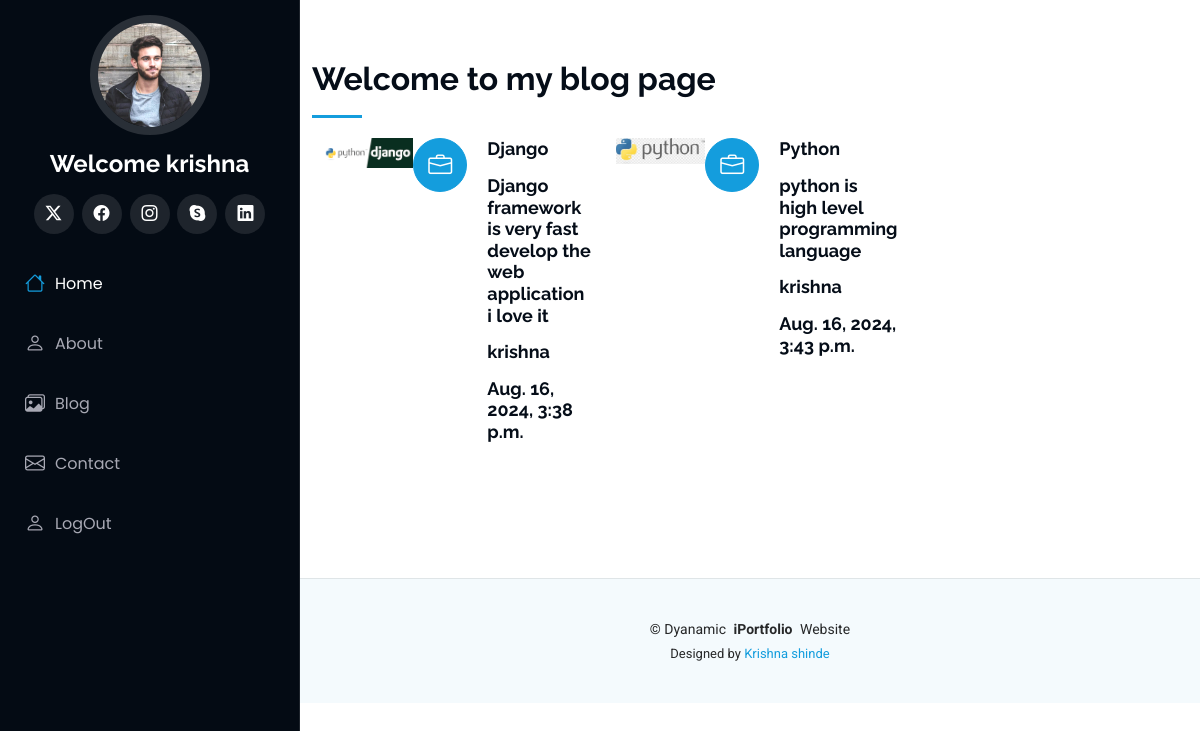
The app's page /blog (signed in) with its own data.
### portfolio/models.py (models this page shows, shortened)
class blogs(models.Model):
    title = models.CharField(max_length=60)
    description = models.TextField()
    authname = models.CharField(max_length=15)
    img = models.ImageField(upload_to='blog',blank=True,null=True)
    timestamp = models.DateTimeField(auto_now_add=True,blank=True)

### portfolio/views.py (the view)
# urls.py: path('blog',views.handleblog, name='handleblog'),
def handleblog(request):
    posts = blogs.objects.all()
    context = {'posts':posts}
    return render(request,'handleblog.html',context)

### templates/handleblog.html (shortened to what this page needs)
{% extends "base.html" %}
{% block body %}
<section id="services" class="services section">
    <div class="container section-title" data-aos="fade-up">
      <h2>Welcome to my blog page</h2>
    <div class="container">
      <div class="row gy-4">
    {% for post in posts  %}
        <div class="col-lg-4 col-md-6 service-item d-flex" data-aos="fade-up" data-aos-delay="100">
          <div class="col-lg-4">
            <img src="{{post.img.url}}" class="img-fluid" alt="no-image">
          </div>
          <div class="icon flex-shrink-0"><i class="bi bi-briefcase"></i></div>
          <div>
            <h4 class="title"><a href="">{{post.title}}</a></h4>
            <h4 class="title"><a href="">{{post.description}}</a></h4>
            <h4 class="title"><a href="">{{post.authname}}</a></h4>
            <h4 class="title"><a href="">{{post.timestamp}}</a></h4>
          </div>
        </div>
  {% endfor %}
    </div>
</div>
  </section>
{% endblock body %}

### templates/base.html (shortened to what this page needs)
{% load static %}
<!DOCTYPE html>
<html lang="en">
<head>
  <link href="{% static 'assets/vendor/bootstrap/css/bootstrap.min.css' %}" rel="stylesheet">
  <link href="{% static 'assets/vendor/bootstrap-icons/bootstrap-icons.css' %}" rel="stylesheet">
  <link href="{% static 'assets/vendor/aos/aos.css' %}" rel="stylesheet">
  <link href="{% static 'assets/vendor/glightbox/css/glightbox.min.css' %}" rel="stylesheet">
  <link href="{% static 'assets/vendor/swiper/swiper-bundle.min.css' %}" rel="stylesheet">
  <link href="{% static 'assets/css/main.css' %}" rel="stylesheet">
</head>
<body class="index-page">
  <header id="header" class="header dark-background d-flex flex-column">
    <div class="profile-img">
      <img src="{% static 'assets/img/my-profile-img.jpg' %}" alt="" class="img-fluid rounded-circle">
    </div>
    <a href="index.html" class="logo d-flex align-items-center justify-content-center">
      <h1 class="sitename">Welcome {{user.username}}</h1>
    </a>
    <div class="social-links text-center">
      <a href="#" class="twitter"><i class="bi bi-twitter-x"></i></a>
      <a href="#" class="facebook"><i class="bi bi-facebook"></i></a>
      <a href="#" class="instagram"><i class="bi bi-instagram"></i></a>
      <a href="#" class="google-plus"><i class="bi bi-skype"></i></a>
      <a href="#" class="linkedin"><i class="bi bi-linkedin"></i></a>
    </div>
    <nav id="navmenu" class="navmenu">
      <ul>
        <li><a href="/" class="active"><i class="bi bi-house navicon"></i>Home</a></li>
        <li><a href="/about"><i class="bi bi-person navicon"></i> About</a></li>
        <li><a href="/blog"><i class="bi bi-images navicon"></i>Blog</a></li>
        <li><a href="/contact"><i class="bi bi-envelope navicon"></i> Contact</a></li>
        {% if not request.user.is_authenticated  %}
              <li><a href="/auth/signup/"><i class="bi bi-person navicon"></i> SignUp</a></li>
              <li><a href="/auth/login/"><i class="bi bi-person navicon"></i> Login</a></li>
        {% else %}
            <li><a href="/auth/logout/"><i class="bi bi-person navicon"></i> LogOut</a></li>
        {% endif %}
      </ul>
    </nav>
  </header>
<main id="main">
    {% block body %}
    {% endblock body %}
</main>
  <footer id="footer" class="footer position-relative light-background">
    <div class="container">
      <div class="copyright text-center ">
        <p>© <span>Dyanamic</span> <strong class="px-1 sitename">iPortfolio</strong> <span>Website</span></p>
      </div>
      <div class="credits">
        Designed by <a href="">Krishna shinde</a>
      </div>
    </div>
  </footer>
</body>
</html>

### static/assets/css/main.css (style rules this page uses)
:root { --default-font: "Roboto", system-ui, -apple-system, "Segoe UI", Roboto, "Helvetica Neue", Arial, "Noto Sans", "Liberation Sans", sans-serif, "Apple Color Emoji", "Segoe UI Emoji", "Segoe UI Symbol", "Noto Color Emoji"; --heading-font: "Raleway", sans-serif; --nav-font: "Poppins", sans-serif; }
:root { --background-color: #ffffff; --default-color: #272829; --heading-color: #050d18; --accent-color: #149ddd; --surface-color: #ffffff; --contrast-color: #ffffff; }
:root { --nav-color: #a8a9b4; --nav-hover-color: #ffffff; --nav-mobile-background-color: #040b14; --nav-dropdown-background-color: #040b14; --nav-dropdown-color: #a8a9b4; --nav-dropdown-hover-color: #ffffff; }
.light-background { --background-color: #f4fafd; --surface-color: #ffffff; }
.dark-background { --background-color: #040b14; --default-color: #ffffff; --heading-color: #ffffff; --surface-color: #151f2b; --contrast-color: #ffffff; }
:root { scroll-behavior: smooth; }
body { color: var(--default-color); background-color: var(--background-color); font-family: var(--default-font); }
a { color: var(--accent-color); text-decoration: none; transition: 0.3s; }
h1, h2, h3, h4, h5, h6 { color: var(--heading-color); font-family: var(--heading-font); }
.header { color: var(--default-color); background-color: var(--background-color); position: fixed; top: 0; left: 0; bottom: 0; padding: 0 15px; width: 300px; transition: all ease-in-out 0.3s; overflow-y: auto; z-index: 997; border-right: 1px solid color-mix(in srgb, var(--default-color), transparent 90%); }
.header .profile-img img { margin: 15px auto; display: block; width: 120px; border: 8px solid color-mix(in srgb, var(--default-color), transparent 85%); }
.header .logo { line-height: 1; margin-bottom: 15px; }
.header .logo h1 { font-size: 24px; margin: 0; font-weight: 700; color: var(--heading-color); }
.header .social-links { margin: 0 0 20px 0; }
.header .social-links a { font-size: 16px; display: inline-flex; align-items: center; justify-content: center; background: color-mix(in srgb, var(--default-color), transparent 90%); color: var(--default-color); margin: 0 2px; border-radius: 50%; text-align: center; width: 40px; height: 40px; transition: 0.3s; }
@media (min-width: 1200px) { .header~main, .header~#footer { margin-left: 300px; } }
.navmenu { padding: 0; z-index: 9997; }
.navmenu ul { list-style: none; padding: 0 0 20px 0; margin: 0; }
.navmenu a, .navmenu a:focus { color: var(--nav-color); padding: 15px 10px; font-family: var(--nav-font); font-size: 16px; font-weight: 400; display: flex; align-items: center; white-space: nowrap; transition: 0.3s; width: 100%; }
.navmenu a .navicon, .navmenu a:focus .navicon { font-size: 20px; margin-right: 10px; }
.navmenu a:hover, .navmenu .active, .navmenu .active:focus { color: var(--nav-hover-color); }
.navmenu a:hover .navicon, .navmenu .active .navicon, .navmenu .active:focus .navicon { color: var(--accent-color); }
.footer { color: var(--default-color); background-color: var(--background-color); font-size: 14px; padding: 40px 0; position: relative; border-top: 1px solid color-mix(in srgb, var(--default-color), transparent 90%); }
.footer .copyright p { margin-bottom: 0; }
.footer .credits { margin-top: 4px; font-size: 13px; text-align: center; }
section, .section { color: var(--default-color); background-color: var(--background-color); padding: 60px 0; overflow: clip; }
.section-title { padding-bottom: 60px; position: relative; }
.section-title h2 { font-size: 32px; font-weight: 700; margin-bottom: 20px; padding-bottom: 20px; position: relative; }
.section-title h2:after { content: ""; position: absolute; display: block; width: 50px; height: 3px; background: var(--accent-color); left: 0; bottom: 0; }
.services .service-item { position: relative; }
.services .service-item .icon { background: var(--accent-color); display: flex; align-items: center; justify-content: center; width: 54px; height: 54px; border-radius: 50%; transition: 0.5s; border: 1px solid var(--accent-color); margin-right: 20px; }
.services .service-item .icon i { color: var(--contrast-color); font-size: 24px; line-height: 0; }
.services .service-item .title { font-weight: 700; margin-bottom: 15px; font-size: 18px; }
.services .service-item .title a { color: var(--heading-color); }

### records on screen
blogs: img (picture), title "Django", description "Django framework is very fast develop the web application i love it", authname "krishna", timestamp "Aug. 16, 2024, 3:38 p.m."
blogs: img (picture), title "Python", description "python is high level programming language", authname "krishna", timestamp "Aug. 16, 2024, 3:43 p.m."

### other values on screen
{{ user.username }} "krishna"
